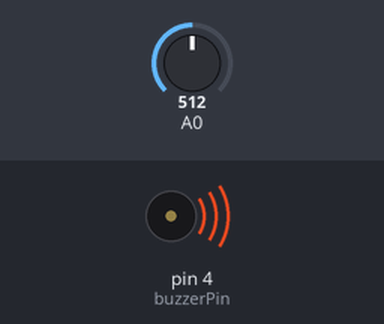
A sketch run on a simulated Arduino Uno, built with avr-gcc and run on an emulated ATmega328P. Parts: buzzer (waves = sounding). The inputs (shaded band) are chosen by the test bench; at power-on: A0 = 512. What the sketch prints to the serial monitor is not drawn.

Above: at 0.1 s.
Timing chart, 0 to 1.6 s (numbered marks = the images above):
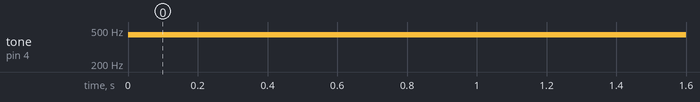

Measured:
- by itself, tone on pin 4 (buzzerPin): silent → 440 Hz at 0.00 s

The sketch:

arregloPruebaTone.ino
```cpp
const int buzzerPin = 4;
unsigned int frec = 440;
float MicVolume = 0.;

void setup() {
  Serial.begin(9600);
  pinMode(buzzerPin, OUTPUT);
}

void loop() {
  tone(buzzerPin, frec);

  MicVolume = analogRead(A0);
  Serial.println(MicVolume);

  delay(2);
}
```
